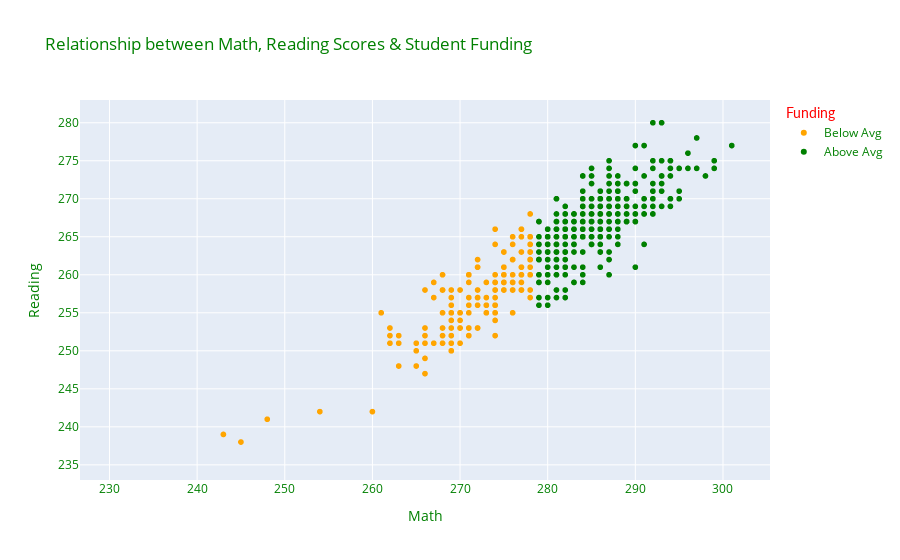

The cell this chart's notebook holds for it:
### Code cell
px.scatter(
    education,
    x="AVG_MATH_8_SCORE",
    y="AVG_READING_8_SCORE",
    color="above_avg_math8",
    color_discrete_map={
        "Below Avg": "orange",
        "Above Avg":"green"    
        },
        labels={"AVG_MATH_8_SCORE": "Math",
                "AVG_READING_8_SCORE": "Reading"},
        title="Relationship between Math, Reading Scores & Student Funding",
).update_layout(
#    legend_title="Funding"
    font_color="Green",
    legend_title={
        "text": "Funding",
        "font":{
            "color":"Red",
            "family": "Lato"
        }
    }
)

### Figure 1 — Plotly figure (JSON) as saved in the notebook; plotly's stock layout.template omitted (floating-point values rounded to 4 significant figures; data arrays with more than 128 entries replaced by an {"elided": "..."} marker saying what was removed)
{"data": [{"hovertemplate": "above_avg_math8=Below Avg<br>Math=%{x}<br>Reading=%{y}<extra></extra>", "legendgroup": "Below Avg", "marker": {"color": "orange", "symbol": "circle"}, "mode": "markers", "name": "Below Avg", "showlegend": true, "type": "scattergl", "x": {"elided": "1368 float values"}, "xaxis": "x", "y": {"elided": "1368 float values"}, "yaxis": "y"}, {"hovertemplate": "above_avg_math8=Above Avg<br>Math=%{x}<br>Reading=%{y}<extra></extra>", "legendgroup": "Above Avg", "marker": {"color": "green", "symbol": "circle"}, "mode": "markers", "name": "Above Avg", "showlegend": true, "type": "scattergl", "x": {"elided": "347 float values"}, "xaxis": "x", "y": {"elided": "347 float values"}, "yaxis": "y"}], "layout": {"font": {"color": "Green"}, "legend": {"title": {"font": {"color": "Red", "family": "Lato"}, "text": "Funding"}, "tracegroupgap": 0}, "title": {"text": "Relationship between Math, Reading Scores & Student Funding"}, "xaxis": {"anchor": "y", "domain": [0, 1], "title": {"text": "Math"}}, "yaxis": {"anchor": "x", "domain": [0, 1], "title": {"text": "Reading"}}}}
